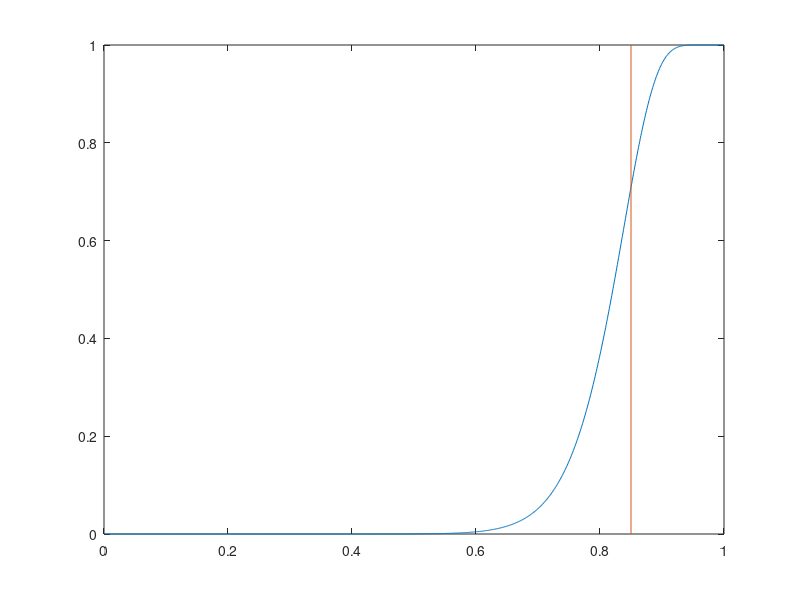

MATLAB code for this plot:
%% get rid of some stuff

clear all;
close all;

%% parameters
s = [0:0.001:1];
r = 16;
b = 16;

y = 1 - (1 - s.^r).^b;

%% plots

plot(s,y); 
hold on; 
line([0.85,0.85],[1,0]);

